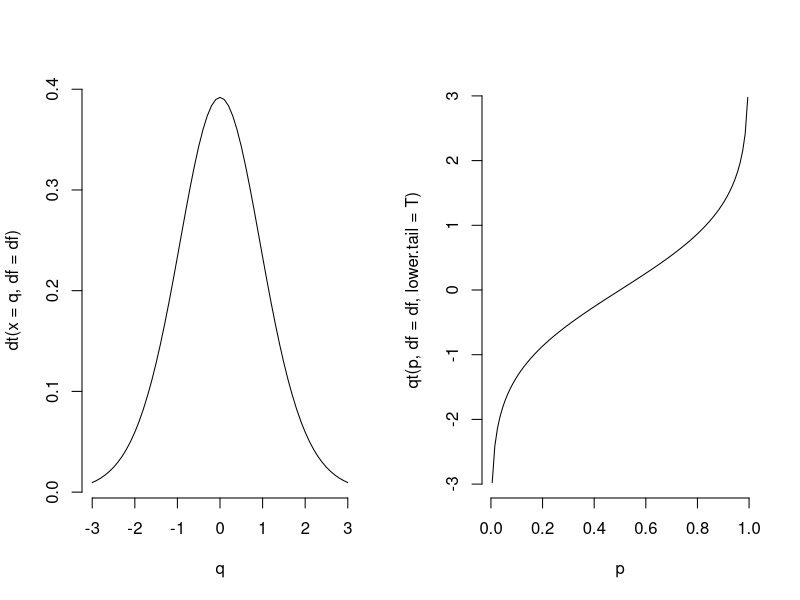

Generate this figure with R:
## ---- chunk 1
library(knitr)
#opts_chunk$set(comment='', eval=FALSE)
## ---- chunk 2
IQ <- read.csv('data/Tutorial_2A_IQscores.csv', stringsAsFactors = F)
str(IQ)
## ---- chunk 3
t.test(IQ$IQscores, mu=100)
## ---- chunk 4
help(TDist)
## ---- chunk 5
df <- 14
q <- seq(-3,3,0.1)
p <- seq(.005,.995,.01)
par(mfrow=c(1,2))
plot(q,dt(x=q,df=df),type='l',bty='n')
plot(p,qt(p,df=df,lower.tail = T),type='l',bty='n') # try switching lower.tail to FALSE
## ---- chunk 6
# we'll get a 95% confidence interval
conf.level <- 0.95

# this is the z-score for that interval
z = qt((1 - conf.level)/2, df = length(IQ$IQscores)-1, lower.tail = FALSE)

# we will also need the mean and SEM
xbar = mean(IQ$IQscores)
sdx = sqrt(var(IQ$IQscores)/length(IQ$IQscores)) # SEM, or standard error of the mean
    
# now we get the confidence interval,
# by multiplying the z-score (for 1 SEM) with the actual SEM
# and adding / subtracting it to / from the mean of the sample
confidence.interval <- c(xbar - z * sdx, xbar + z * sdx)

# and we show the result:
print(confidence.interval)
## ---- chunk 7
t.test(IQ$IQscores, mu=confidence.interval[1]+.001)
## ---- chunk 8
t.test(IQ$IQscores, mu=confidence.interval[1]-.001)
## ---- chunk 9
samplematrix <- matrix( sample(IQ$IQscores, 
                               size = 1000*length(IQ$IQscores), 
                               replace = TRUE), 
                        nrow = 1000)

BS <- apply(samplematrix, c(1), FUN=mean) # we apply the function `mean` to every row of the matrix with samples

lo <- (1-conf.level)/2. # conf.level was set above to be 0.95
hi <- 1 - lo

bootstrapped.CI <- quantile(BS, probs = c(lo,hi))
print(bootstrapped.CI)
## ---- chunk 10
getConfidenceInterval <- function(data, 
                                  variance = var(data, na.rm=T), 
                                  conf.level = 0.95, 
                                  method = 't-distr', 
                                  resamples = 1000, 
                                  FUN = mean) 
{
  
  data <- data[which(is.finite(data))] #deal with missing values
  
  if (method %in% c('t-distr','t')) {
    
    z = qt((1 - conf.level)/2, df = length(data) - 1, lower.tail = FALSE)
    
    xbar = mean(data)
    sdx = sqrt(variance/length(data))
    
    return(c(xbar - z * sdx, xbar + z * sdx))
    
  }
  
  # add sample z-distribution?
  
  if (method %in% c('bootstrap','b')) {
    
    samplematrix <- matrix(sample(data, size = resamples*length(data), replace = TRUE), nrow = resamples)
    BS <- apply(samplematrix, c(1), FUN=FUN) 
    
    lo <- (1-conf.level)/2.
    hi <- 1 - lo
    
    return(quantile(BS, probs = c(lo,hi)))
    
  }
  
}
## ---- chunk 11
BMI <- read.csv('data/Tutorial_8_BMI.csv', stringsAsFactors = F)
str(BMI)
## ---- chunk 12
cor(BMI$BMI, BMI$carbpercent)
cor(BMI$BMI, BMI$physact)
## ---- chunk 13
print(cor.test(BMI$carbpercent, BMI$BMI))
print(cor.test(BMI$physact, BMI$BMI))
## ---- chunk 14
bootstraps <- 10000
N <- dim(BMI)[1]
## ---- chunk 15
# we create one long vector of random indices of rows into our original data frame:
idx <- sample(c(1:N), size = bootstraps*N, replace = TRUE)

# we use the indices to get "paired" randomly sampled data:
BMI.sample         <- matrix(BMI$BMI[idx],         nrow = bootstraps)
carbpercent.sample <- matrix(BMI$carbpercent[idx], nrow = bootstraps)
physact.sample     <- matrix(BMI$physact[idx],     nrow = bootstraps)
## ---- chunk 16
carbpercent.array <- array(data=NA,dim=c(bootstraps,N,2))
carbpercent.array[,,1] <- BMI.sample
carbpercent.array[,,2] <- carbpercent.sample

physact.array <- array(data=NA,dim=c(bootstraps,N,2))
physact.array[,,1] <- BMI.sample
physact.array[,,2] <- physact.sample
## ---- chunk 17
corcoeff <- function(m) {
  return(abs(cor(as.matrix(m))[2]))
}
## ---- chunk 18
CP.r <- apply(carbpercent.array, MARGIN=c(1), FUN=corcoeff)
PA.r <- apply(physact.array, MARGIN=c(1), FUN=corcoeff)
## ---- chunk 19
print(quantile(CP.r, probs=c(0.025, 0.975)))
print(quantile(PA.r, probs=c(0.025, 0.975)))
## ---- chunk 20
print(quantile(CP.r - PA.r, probs=c(0.025, 0.975)))
## ---- chunk 21
print(quantile(CP.r - sample(PA.r), probs=c(0.025, 0.975)))
